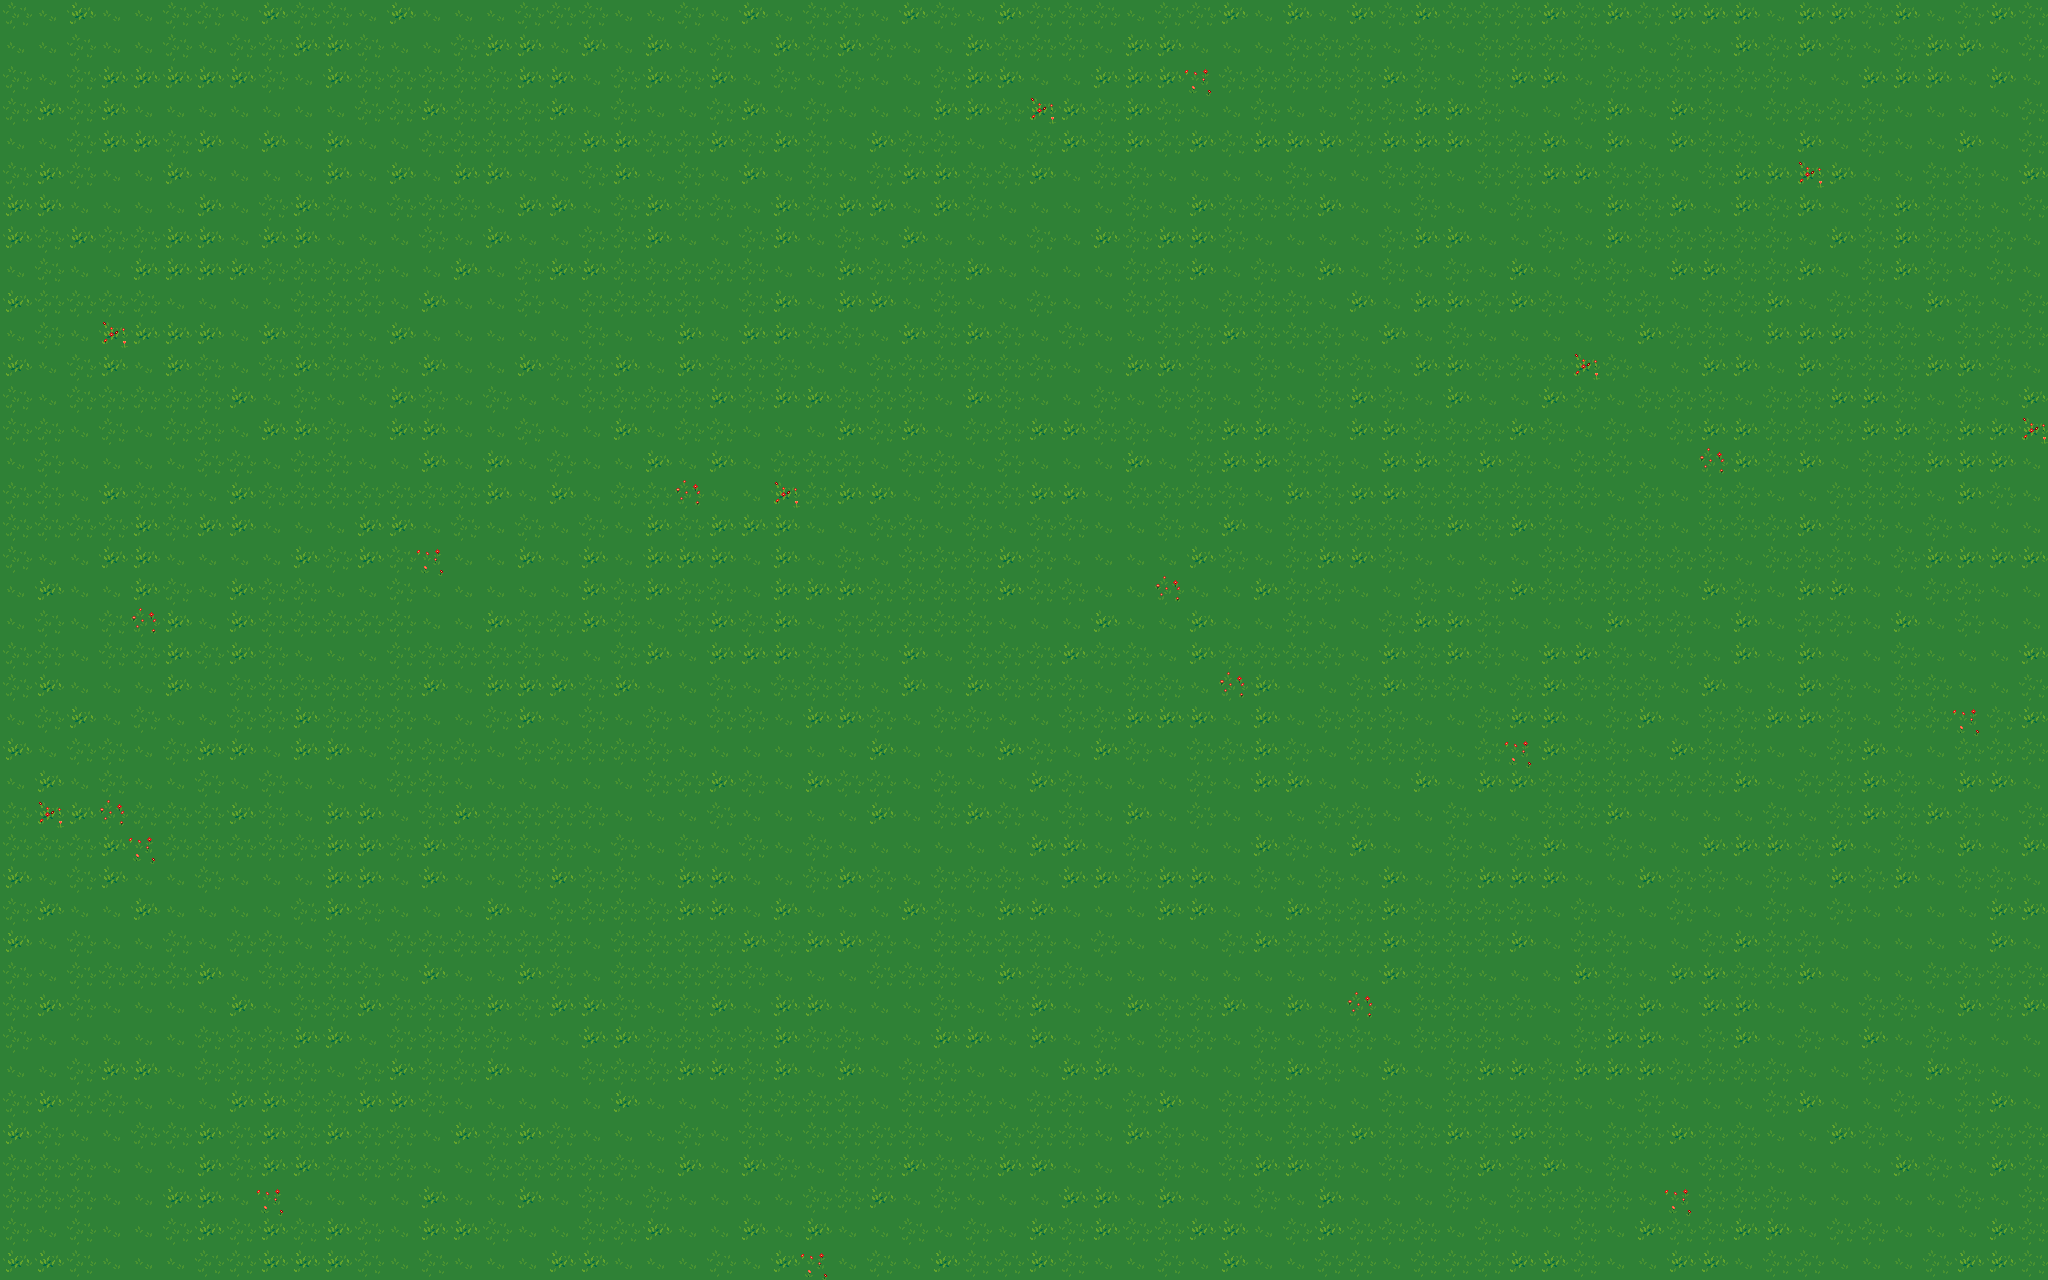

A 2D game scene composited from a Tiled map and its tileset images. What follows is a short description and the map's XML, with each tile layer's data collapsed to a summary:
An orthogonal 64x40 tile map with 32x32 px tiles, 4 tile layers (Terrain_Ground, Terrain_Clear, Terrain_Clear2, Terrain_Doodads), 4 tilesets and 21 objects (19x mobPoint, Zone In, Zone Out).

<map version="1.0" orientation="orthogonal" width="64" height="40" tilewidth="32" tileheight="32">
 <tileset firstgid="1" name="terrain" tilewidth="32" tileheight="32">
  <image source="../../Resources/GPL3.0/terrain.png" trans="ffffff" width="672" height="736" />
 </tileset>
 <tileset firstgid="484" name="terrain_atlas" tilewidth="32" tileheight="32">
  <image source="../../Resources/GPL3.0/terrain_atlas.png" trans="ffffff" width="1024" height="1024" />
 </tileset>
 <tileset firstgid="1508" name="base_out_atlas" tilewidth="32" tileheight="32">
  <image source="../../Resources/GPL3.0/base_out_atlas.png" trans="ffffff" width="1024" height="1024" />
 </tileset>
 <tileset firstgid="2532" name="tree terrains" tilewidth="32" tileheight="32">
  <image source="../../Resources/GPL3.0/tree terrains.png" trans="ffffff" width="640" height="640" />
 </tileset>
 <layer name="Terrain_Ground" width="64" height="40">
  <data>[2560 cells, 2560 non-empty, 6 distinct tile ids]</data>
 </layer>
 <layer name="Terrain_Clear" width="64" height="40">
  <data>[2560 cells, 0 non-empty, 0 distinct tile ids]</data>
 </layer>
 <layer name="Terrain_Clear2" width="64" height="40">
  <data>[2560 cells, 0 non-empty, 0 distinct tile ids]</data>
 </layer>
 <layer name="Terrain_Doodads" width="64" height="40">
  <data>[2560 cells, 0 non-empty, 0 distinct tile ids]</data>
 </layer>
 <objectgroup name="Objects_Spawnpoints" width="64" height="40" visible="0">
  <object name="Wolf" type="mobPoint" x="448" y="480" width="32" height="32">
   <properties>
    <property name="mobType" value="wolf" />
   </properties>
  </object>
  <object name="Wolf" type="mobPoint" x="555" y="380" width="32" height="32">
   <properties>
    <property name="mobType" value="wolf" />
   </properties>
  </object>
  <object name="Wolf" type="mobPoint" x="562" y="477" width="32" height="32">
   <properties>
    <property name="mobType" value="wolf" />
   </properties>
  </object>
  <object name="Wolf" type="mobPoint" x="587" y="552" width="32" height="32">
   <properties>
    <property name="mobType" value="wolf" />
   </properties>
  </object>
  <object name="Wolf" type="mobPoint" x="674" y="609" width="32" height="32">
   <properties>
    <property name="mobType" value="wolf" />
   </properties>
  </object>
  <object name="Wolf" type="mobPoint" x="716" y="493" width="32" height="32">
   <properties>
    <property name="mobType" value="wolf" />
   </properties>
  </object>
  <object name="Wolf" type="mobPoint" x="706" y="445" width="32" height="32">
   <properties>
    <property name="mobType" value="wolf" />
   </properties>
  </object>
  <object name="Wolf" type="mobPoint" x="675" y="371" width="32" height="32">
   <properties>
    <property name="mobType" value="wolf" />
   </properties>
  </object>
  <object name="Wolf" type="mobPoint" x="745" y="291" width="32" height="32">
   <properties>
    <property name="mobType" value="wolf" />
   </properties>
  </object>
  <object name="Wolf" type="mobPoint" x="844" y="271" width="32" height="32">
   <properties>
    <property name="mobType" value="wolf" />
   </properties>
  </object>
  <object name="Wolf" type="mobPoint" x="902" y="403" width="32" height="32">
   <properties>
    <property name="mobType" value="wolf" />
   </properties>
  </object>
  <object name="Wolf" type="mobPoint" x="869" y="502" width="32" height="32">
   <properties>
    <property name="mobType" value="wolf" />
   </properties>
  </object>
  <object name="Wolf" type="mobPoint" x="804" y="604" width="32" height="32">
   <properties>
    <property name="mobType" value="wolf" />
   </properties>
  </object>
  <object name="Wolf" type="mobPoint" x="779" y="661" width="32" height="32">
   <properties>
    <property name="mobType" value="wolf" />
   </properties>
  </object>
  <object name="Wolf" type="mobPoint" x="876" y="728" width="32" height="32">
   <properties>
    <property name="mobType" value="wolf" />
   </properties>
  </object>
  <object name="Wolf" type="mobPoint" x="921" y="656" width="32" height="32">
   <properties>
    <property name="mobType" value="wolf" />
   </properties>
  </object>
  <object name="Wolf" type="mobPoint" x="819" y="547" width="32" height="32">
   <properties>
    <property name="mobType" value="wolf" />
   </properties>
  </object>
  <object name="Wolf" type="mobPoint" x="786" y="487" width="32" height="32">
   <properties>
    <property name="mobType" value="wolf" />
   </properties>
  </object>
  <object name="Wolf" type="mobPoint" x="791" y="411" width="32" height="32">
   <properties>
    <property name="mobType" value="wolf" />
   </properties>
  </object>
 </objectgroup>
 <objectgroup name="Collision_Walking" width="64" height="40" visible="0" />
 <objectgroup name="Zones" width="64" height="40" visible="0">
  <object name="Zone In" x="128" y="480" width="32" height="64">
   <properties>
    <property name=" zonefrom" value=" eastofcabin" />
   </properties>
  </object>
  <object name="Zone Out" x="0" y="480" width="32" height="64">
   <properties>
    <property name="zoneto" value="eastofcabin" />
   </properties>
  </object>
 </objectgroup>
</map>